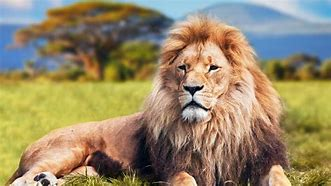
%> input picture Colour grading/img.jpg, 331 x 186 px
$ octave img_clr_grad.m   (GNU Octave 9; MATLAB toolbox functions it lacks are replaced by stand-ins)
%> lines starting %> are read from the running program, lines starting %| are printed output that depends on the picture
clc
clear all
close all

img = imread('img.jpg');
%> img is the input picture: size 186x331x3 uint8; mean R, G, B 151, 136.2, 103.7


RedImage = img;
RedImage(:,:,2) = 0;
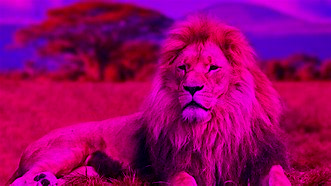
%> RedImage: size 186x331x3 uint8; mean R, G, B 151, 0, 103.7
RedImage(:,:,3) = 0;
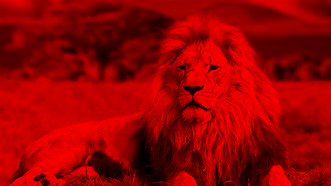
%> RedImage: size 186x331x3 uint8; mean R, G, B 151, 0, 0
GreenImage = img;
GreenImage(:,:,1) = 0;
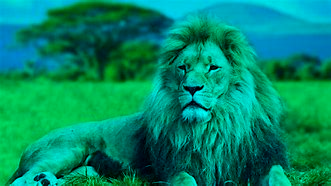
%> GreenImage: size 186x331x3 uint8; mean R, G, B 0, 136.2, 103.7
GreenImage(:,:,3) = 0;
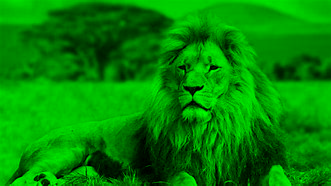
%> GreenImage: size 186x331x3 uint8; mean R, G, B 0, 136.2, 0
BlueImage = img;
BlueImage(:,:,1) = 0;
BlueImage(:,:,2) = 0;
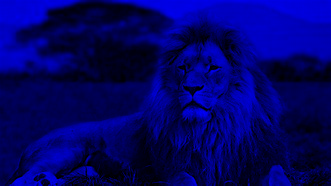
%> BlueImage: size 186x331x3 uint8; mean R, G, B 0, 0, 103.7
GrayImage = rgb2gray(img);
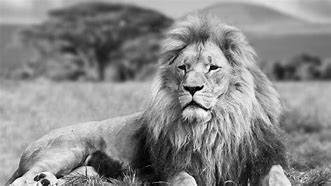
%> GrayImage: size 186x331 uint8; min 0, max 255, mean 136.9
figure;
subplot(2,3,1), imshow(img), title('Original Image');
subplot(2,3,2), imshow(RedImage), title('Red Channel');
subplot(2,3,3), imshow(GreenImage), title('Green Channel');
subplot(2,3,4), imshow(BlueImage), title('Blue Channel');
subplot(2,3,5), imshow(GrayImage), title('Grayscale Image')
